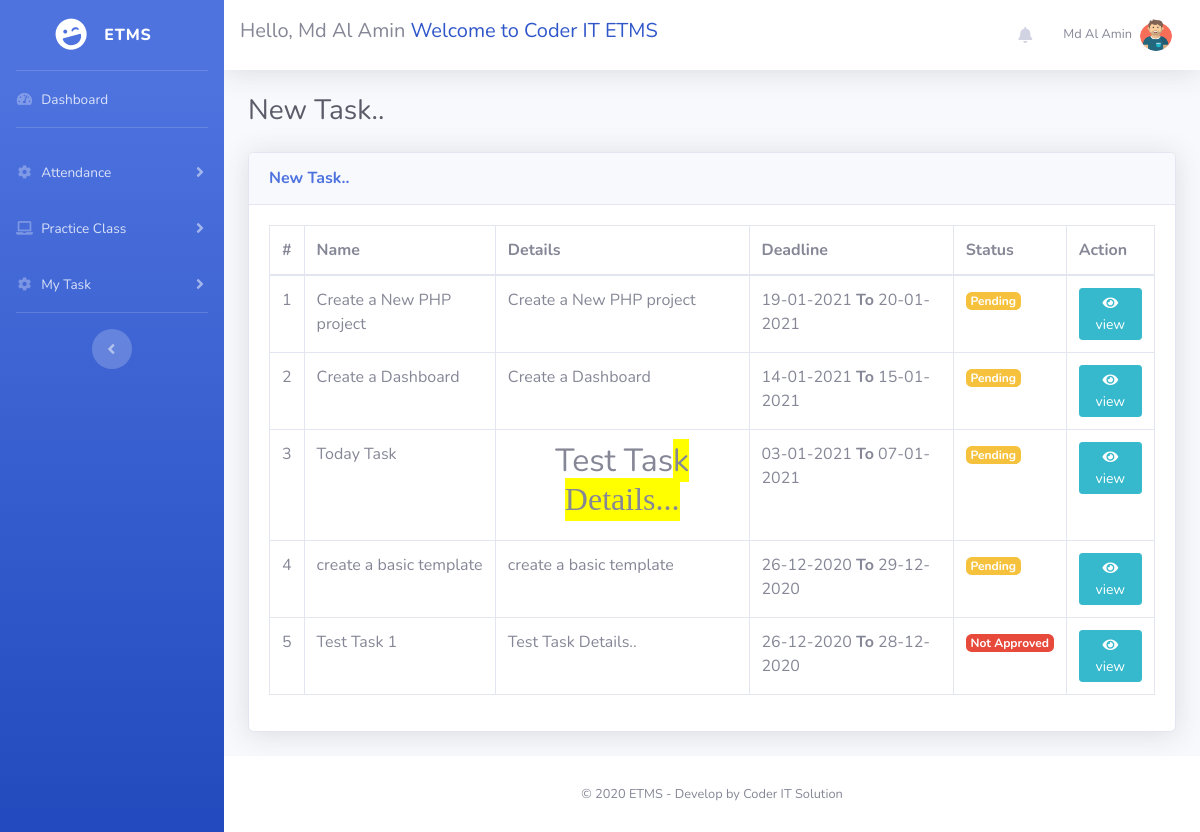
/TaskNew.php (signed in), run on the app's committed database.
### tables this page shows
CREATE TABLE `em_users` (
  `u_id` int(11) NOT NULL,
  `first_name` varchar(255) NOT NULL,
  `last_name` varchar(255) NOT NULL,
  `email` varchar(255) NOT NULL,
  `mobile` varchar(255) NOT NULL,
  `birthday` date NOT NULL,
  `blood_group` varchar(100) NOT NULL,
  `father_name` varchar(255) NOT NULL,
  `mother_name` varchar(255) NOT NULL,
  `f_or_m_mobile` varchar(100) NOT NULL,
  `edu` varchar(100) DEFAULT NULL,
  `address` varchar(255) DEFAULT NULL,
  `password` varchar(255) NOT NULL,
  `register_date` datetime NOT NULL,
  `email_verify` int(100) NOT NULL DEFAULT 0,
  `email_verify_code` varchar(100) DEFAULT NULL,
  `mobile_verify` int(11) NOT NULL DEFAULT 0,
  `mobile_verify_code` varchar(100) DEFAULT NULL,
  `photo` varchar(255) DEFAULT NULL,
  `reset_code` int(11) DEFAULT NULL
);

CREATE TABLE `em_task` (
  `t_id` int(11) NOT NULL,
  `user_id` int(11) NOT NULL,
  `task_name` varchar(255) NOT NULL,
  `task_details` text NOT NULL,
  `submit_date_time` date NOT NULL,
  `status` varchar(255) NOT NULL,
  `date_time` datetime NOT NULL,
  `work_details` longtext DEFAULT NULL,
  `updated_at` datetime NOT NULL,
  `review` text DEFAULT NULL,
  `review_date` datetime NOT NULL,
  `task_read` int(11) NOT NULL DEFAULT 0
);

### functions.php (called while the page is built, shortened)
<?php
require_once('config.php');
function em_user($id,$col){
	global $pdo;
    $stm=$pdo->prepare("SELECT $col FROM em_users WHERE u_id=?");
    $stm->execute(array($id));
   	$result=$stm->fetchAll(PDO::FETCH_ASSOC);
    return $result[0]["$col"];
}
 ?>

### TaskNew.php (the view)
<?php require_once('header.php');
if(isset($_COOKIE['rememberUser'])){
    $user_id = $_COOKIE['rememberUser'];
}else{
    $user_id = $_SESSION['em_user'][0]['u_id'];
}
?>
<h1 class="h3 mb-4 text-gray-800">New Task..</h1>
<div class="card shadow mb-4">
    <div class="card-header py-3">
        <h6 class="m-0 font-weight-bold text-primary">New Task..</h6>
    </div>
    <div class="card-body">
        <div class="table-responsive">
            <table class="table table-bordered"   width="100%" cellspacing="0">
                <thead>
                    <tr>
                        <th>#</th>
                        <th>Name</th>
                        <th>Details</th>
                        <th>Deadline</th>
                        <th>Status</th>
                        <th>Action</th>
                    </tr>
                </thead>
                <tbody>
                  <?php
                  $stm=$pdo->prepare("SELECT * FROM em_task WHERE user_id=? AND status!=? ORDER BY t_id DESC");
                  $stm->execute(array($user_id,'Completed'));
                  $result = $stm->fetchAll(PDO::FETCH_ASSOC);
                  $a=1;
                  foreach ($result as $row) :
                  ?>
                  <tr>
                    <td><?php echo $a;$a++; ?></td>
                    <td><?php echo $row['task_name']; ?></td>
                    <td><?php echo $row['task_details'];?></td>
                    <td><?php echo date('d-m-Y',strtotime($row['date_time']))." <b>To</b> ".date('d-m-Y',strtotime($row['submit_date_time']))?></td>
                    <td>
                      <?php
                      $status = $row['status'];
                      if($status == 'Pending'){
                        echo '<span class="badge badge-warning">Pending</span>';
                      }
                      else if($status == 'Submitted'){
                        echo '<span class="badge badge-info">Submitted</span>';
                      }
                      else if($status == 'Modification'){
                        echo '<span class="badge badge-warning">Modification</span>';
                      }
                      else if($status == 'NotApproved'){
                        echo '<span class="badge badge-danger">Not Approved</span>';
                      }
                    ?>
                    </td>
                    <td><a href="TaskView.php?tid=<?php echo $row['t_id']?>" class="btn btn-info btn-sm"><i class="fa fa-eye"></i> view</a></td>
                  </tr>
                <?php endforeach; ?>
                </tbody>
            </table>
        </div>
    </div>
</div>
<?php require_once('footer.php'); ?>

### header.php (shortened to what this page needs)
<?php
require_once('config.php');
require_once('functions.php');
if(isset($_COOKIE['rememberUser'])){
    $user_id = $_COOKIE['rememberUser'];
}else{
    $user_id = $_SESSION['em_user'][0]['u_id'];
}
 ?>
<!DOCTYPE html>
<html lang="en">
<head>
     <link href="assets/vendor/datatables/dataTables.bootstrap4.min.css" rel="stylesheet">
    <link href="assets/vendor/fontawesome-free/css/all.min.css" rel="stylesheet" type="text/css">
      <link rel="stylesheet" href="admin/assets/bundles/summernote/summernote-bs4.css">
    <link href="assets/css/sb-admin-2.min.css" rel="stylesheet">
    <link href="https://cdnjs.cloudflare.com/ajax/libs/jquery-ui-timepicker-addon/1.6.3/jquery-ui-timepicker-addon.min.css" rel="stylesheet">
    <link rel="stylesheet" href="//code.jquery.com/ui/1.12.1/themes/base/jquery-ui.css">
    <link href="assets/css/custom.css" rel="stylesheet">
</head>
<body id="page-top">
    <div id="wrapper">
        <ul class="navbar-nav bg-gradient-primary sidebar sidebar-dark accordion" id="accordionSidebar">
            <a class="sidebar-brand d-flex align-items-center justify-content-center" href="index.php">
                <div class="sidebar-brand-icon rotate-n-15">
                    <i class="fas fa-laugh-wink"></i>
                </div>
                <div class="sidebar-brand-text mx-3">ETMS</div>
            </a>
            <hr class="sidebar-divider my-0">
            <li class="nav-item">
                <a class="nav-link" href="index.php">
                    <i class="fas fa-fw fa-tachometer-alt"></i>
                    <span>Dashboard</span></a>
            </li>
            <hr class="sidebar-divider">
            <li class="nav-item">
                <a class="nav-link collapsed" href="#" data-toggle="collapse" data-target="#collapseTwo"
                    aria-expanded="true" aria-controls="collapseTwo">
                    <i class="fas fa-fw fa-cog"></i>
                    <span>Attendance</span>
                </a>
            </li>
            <li class="nav-item">
                <a class="nav-link collapsed" href="#" data-toggle="collapse" data-target="#collapse3"
                    aria-expanded="true" aria-controls="collapse3">
                    <i class="fas fa-fw fa-laptop"></i>
                    <span>Practice Class</span>
                </a>
            </li>
            <li class="nav-item">
                <a class="nav-link collapsed" href="#" data-toggle="collapse" data-target="#collapse4"
                    aria-expanded="true" aria-controls="collapse4">
                    <i class="fas fa-fw fa-cog"></i>
                    <span>My Task</span>
                </a>
            </li>
            <hr class="sidebar-divider">
            <div class="text-center d-none d-md-inline">
                <button class="rounded-circle border-0" id="sidebarToggle"></button>
            </div>
        </ul>
        <div id="content-wrapper" class="d-flex flex-column">
            <div id="content">
                <nav class="navbar navbar-expand navbar-light bg-white topbar mb-4 static-top shadow">
                    <h5>Hello, <?php echo em_user($user_id,'first_name')." ".em_user($user_id,'last_name') ?> <span style="color:#3057C9">Welcome to Coder IT ETMS</span></h5>
                    <ul class="navbar-nav ml-auto">
                        <li class="nav-item dropdown no-arrow mx-1">
                            <a class="nav-link dropdown-toggle" href="#" id="alertsDropdown" role="button"
                                data-toggle="dropdown" aria-haspopup="true" aria-expanded="false">
                                <i class="fas fa-bell fa-fw"></i>
                            </a>
                                <?php
                                $stm=$pdo->prepare("SELECT * FROM em_task WHERE user_id=? AND status=? ORDER BY t_id DESC");
                                $stm->execute(array($user_id,'Pending'));
                                $result = $stm->fetchAll(PDO::FETCH_ASSOC);
                                 ?>
                        </li>
                        <li class="nav-item dropdown no-arrow">
                            <a class="nav-link dropdown-toggle" href="#" id="userDropdown" role="button"
                                data-toggle="dropdown" aria-haspopup="true" aria-expanded="false">
                            <span class="mr-2 d-none d-lg-inline text-gray-600 small">
                                <?php
                                 echo em_user($user_id,'first_name')." ".em_user($user_id,'last_name');
                                ?>
                            </span>
                                <img class="img-profile rounded-circle"
                                    src="
                                    <?php
                                    $photo = em_user($user_id,'photo');
                                    if($photo == null){
                                        echo "assets/img/undraw_profile.svg";
                                    }else{
                                        echo "profilephotos/".$photo;
                                    }
                                     ?>
                                    ">
                            </a>
                        </li>
                    </ul>
                </nav>
                <div class="container-fluid">

### data on the page
em_users: first_name "Md Al", last_name "Amin", photo (picture)
em_task: task_name "Create a New PHP project", task_details "Create a New PHP project", date_time "19-01-2021", submit_date_time "20-01-2021", status "Pending"
em_task: task_name "Create a Dashboard", task_details "Create a Dashboard", date_time "14-01-2021", submit_date_time "15-01-2021", status "Pending"
em_task: task_name "Today Task", task_details "Test Tas k Details...", date_time "03-01-2021", submit_date_time "07-01-2021", status "Pending"
em_task: task_name "create a basic template", task_details "create a basic template", date_time "26-12-2020", submit_date_time "29-12-2020", status "Pending"
em_task: task_name "Test Task 1", task_details "Test Task Details..", date_time "26-12-2020", submit_date_time "28-12-2020", status "Not Approved"
